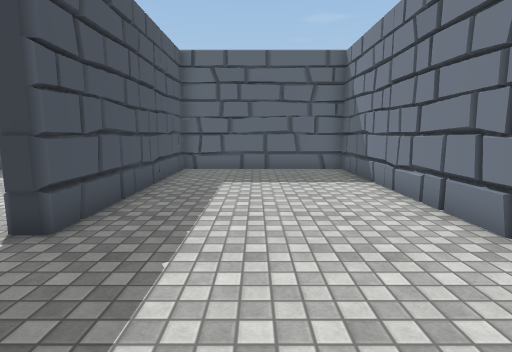
View 1 (above)

24 first-person views from a walk through a Unity game level. The camera is 1.4 m above the floor, tilts 8° down and sees 80° across. The floor is counted in squares, 1 m on a side. Each view is taken from the middle of a square. On the plan, view 1 faces up. The plan holds only what a view shows up to about 14 squares ahead; the rest is blank. The place goes on beyond the plan. The player is left out. Door leaves are left out, so doorways stand open. Some surface patterns are stand-ins.

View 2
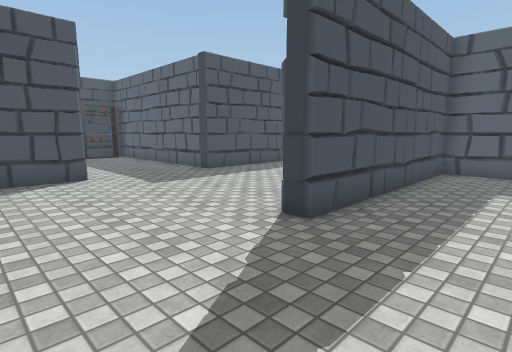

View 3
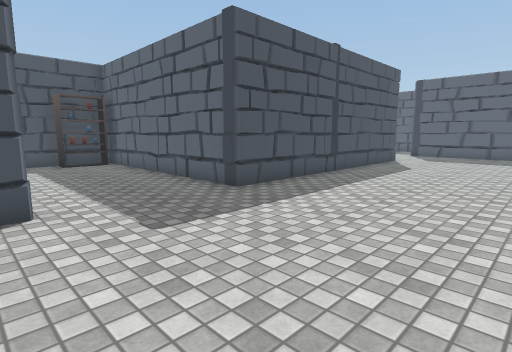

View 4
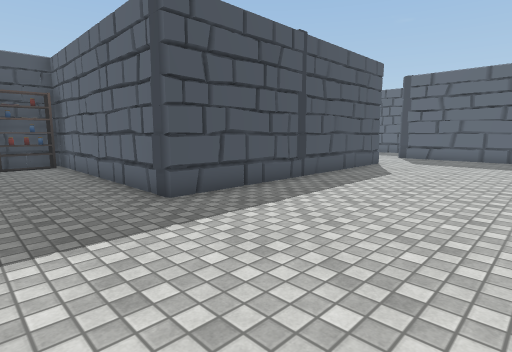

View 5
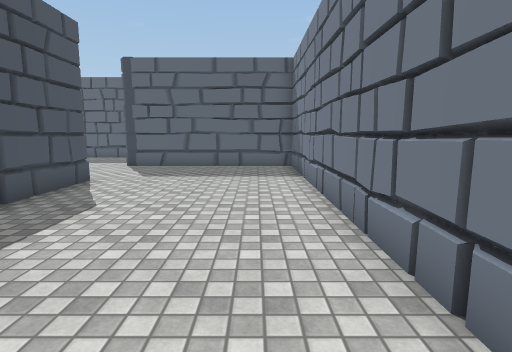

View 6
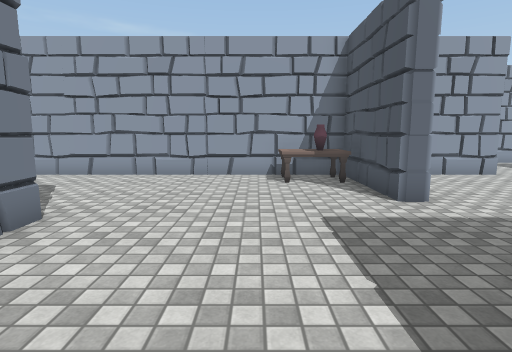

View 7
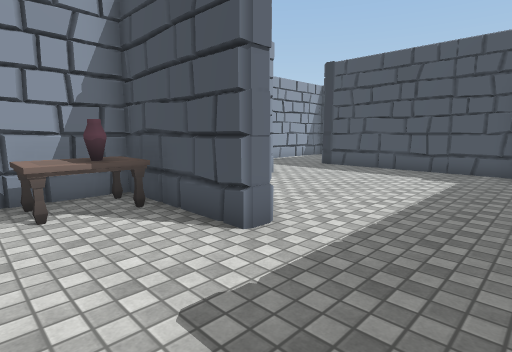

View 8
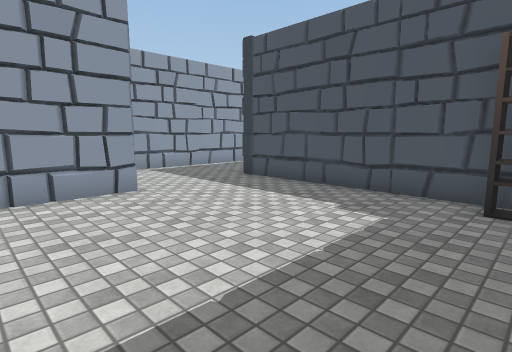

View 9
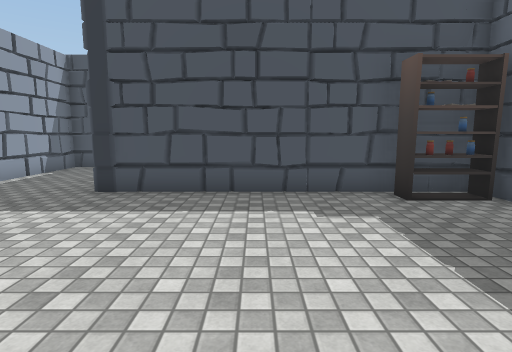

View 10
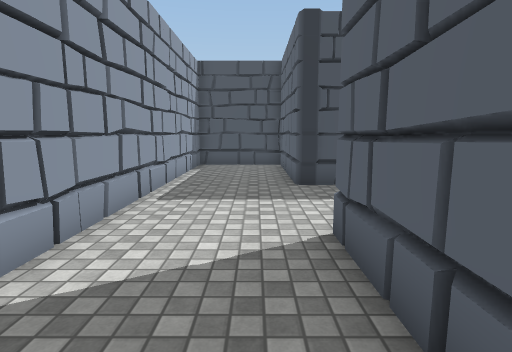

View 11
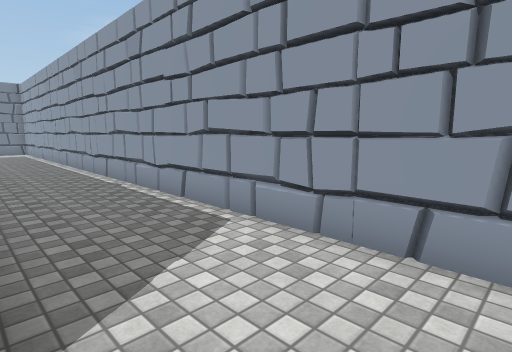

View 12
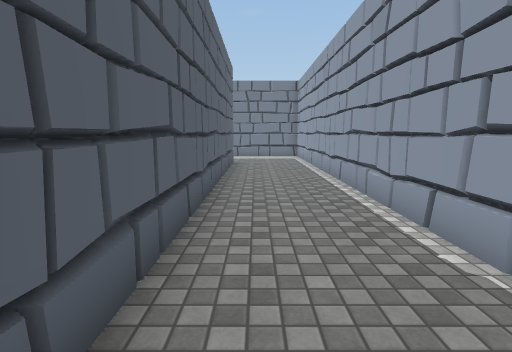

View 13
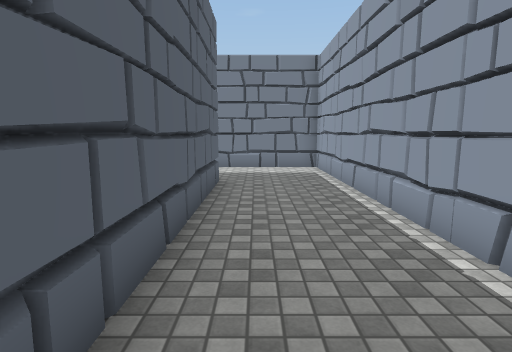

View 14
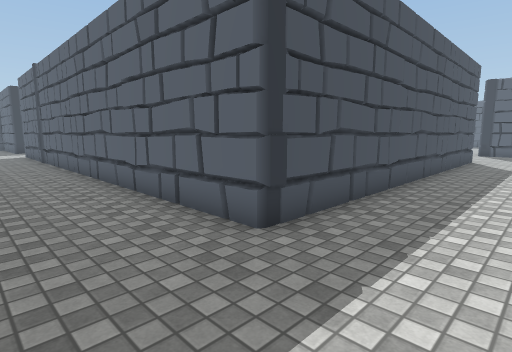

View 15
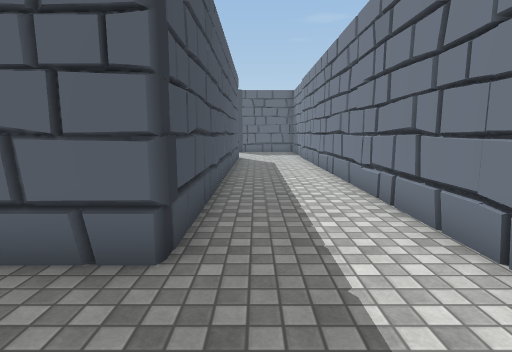

View 16
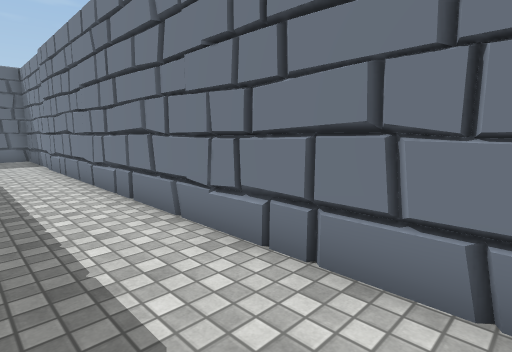

View 17
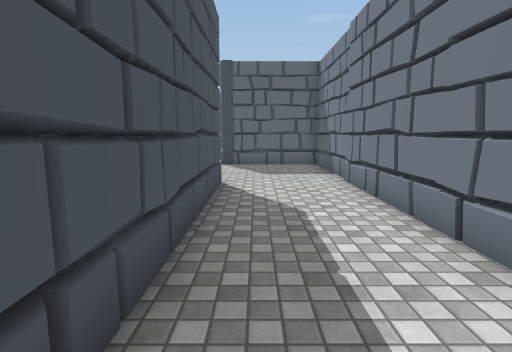

View 18
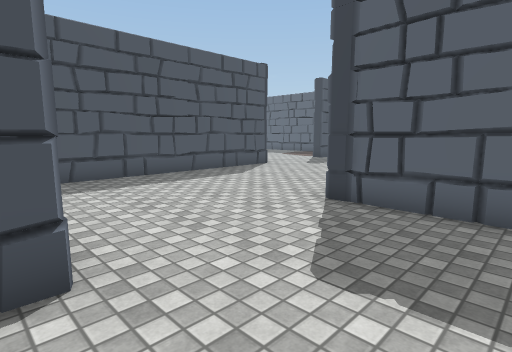

View 19
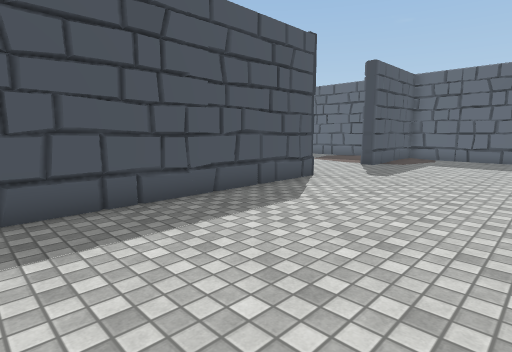

View 20
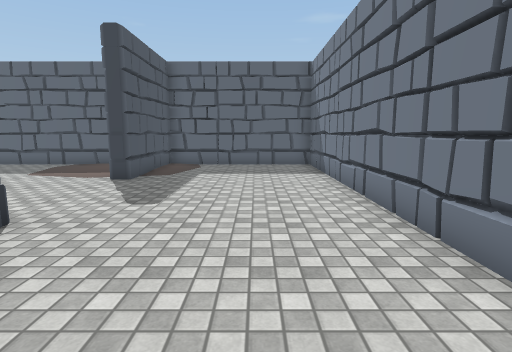

View 21
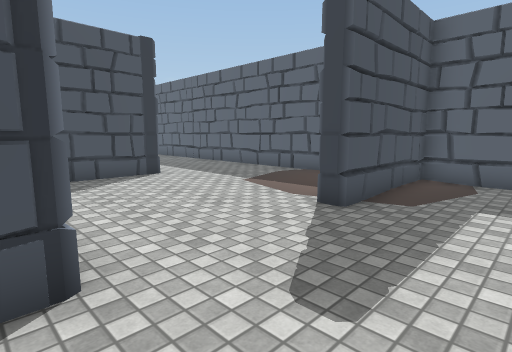

View 22
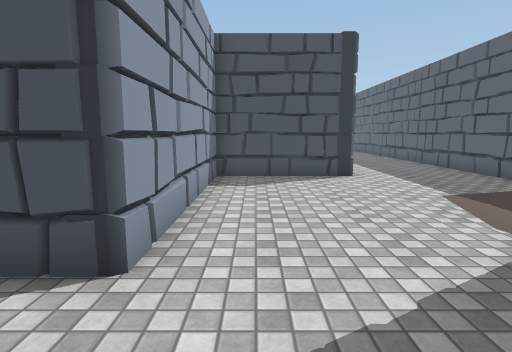

View 23
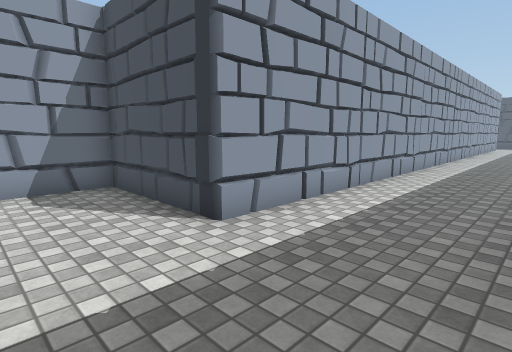

View 24
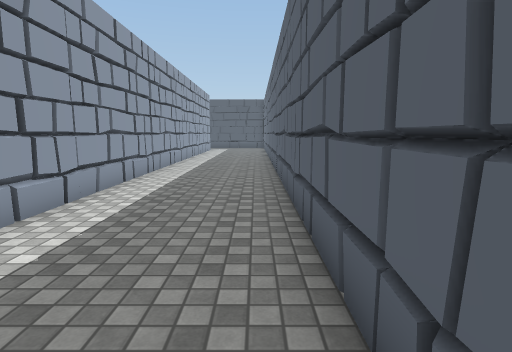

### Floor plan
Points are (right, up) in squares from view 1. A wall is a line through its corners. A room is listed if a view was taken in it or the views show most of it. See-through windows are left out.
Room 1 (views 1, 2, 3, 4, 5, 6, 7, 8, 9, 10, 11, 12, 13, 14, 15, 16, 17, 18, 19, 20, 21, 22, 23, 24)
walls: (-9.9, 18) (-10, 7.3) (-19.2, 7.3) (-19.2, -1.9) (-24.3, -1.9); (-3.5, 10.6) (-3.5, 22.1) (-10.5, 22.1); (-2.6, 7.8) (-3, 7.5); (-10.5, 2.8) (-10, 2.8) (-10, -1.3) (0.5, -1.3); (4, 12.6) (4, -1.9) (-9.9, -1.9); (3.4, 20.7) (3.4, 31.7) (-2.8, 31.7) (-2.8, 27.1) (-3.4, 27.1); (3.4, 3.9) (3.4, 11.9) (-2.8, 11.9) (-2.8, 4) (-3.5, 4) (-3.5, 4.9); (-14.4, -1.1) (-14.1, -1.6); (-5.5, 31.7) (-26.5, 31.7); (-12.1, -1.9) (-15.3, -1.9); (-15.2, -1.3) (-12.5, -1.3); (-2.3, 31.9) (-2.9, 31.3); (-27.2, 27.2) (-9.9, 27.2) (-9.9, 22.7) (-3, 22.7) (-2.8, 22.5) (-2.8, 14); (-24.6, -1.9) (-24.6, -5.5) (7.6, -5.5) (7.6, 17.7) (3.5, 17.7)
objects: shelf (-19, 6); other object (-18, 6); pot (-9, 0); table (-8, 0)

Positions as (right, up) in squares from view 1, and headings:
1: (0, 0), facing up
2: (0, 0), facing up-left
3: (-4, 2), facing up-left
4: (-4, 4), facing up-left
5: (-5, 9), facing up
6: (-7, 9), facing down
7: (-7, 6), facing down-left
8: (-12, 6), facing down-left
9: (-12, 2), facing left
10: (-11, -3), facing left
11: (-17, -2), facing down-right
12: (-11, -3), facing right
13: (-5, -3), facing right
14: (7, -5), facing up-left
15: (5, -5), facing up
16: (5, -1), facing up-right
17: (5, 4), facing up
18: (7, 12), facing up-left
19: (3, 14), facing up-left
20: (1, 18), facing up
21: (0, 22), facing up-left
22: (0, 24), facing left
23: (-7, 31), facing down-left
24: (-13, 31), facing left
